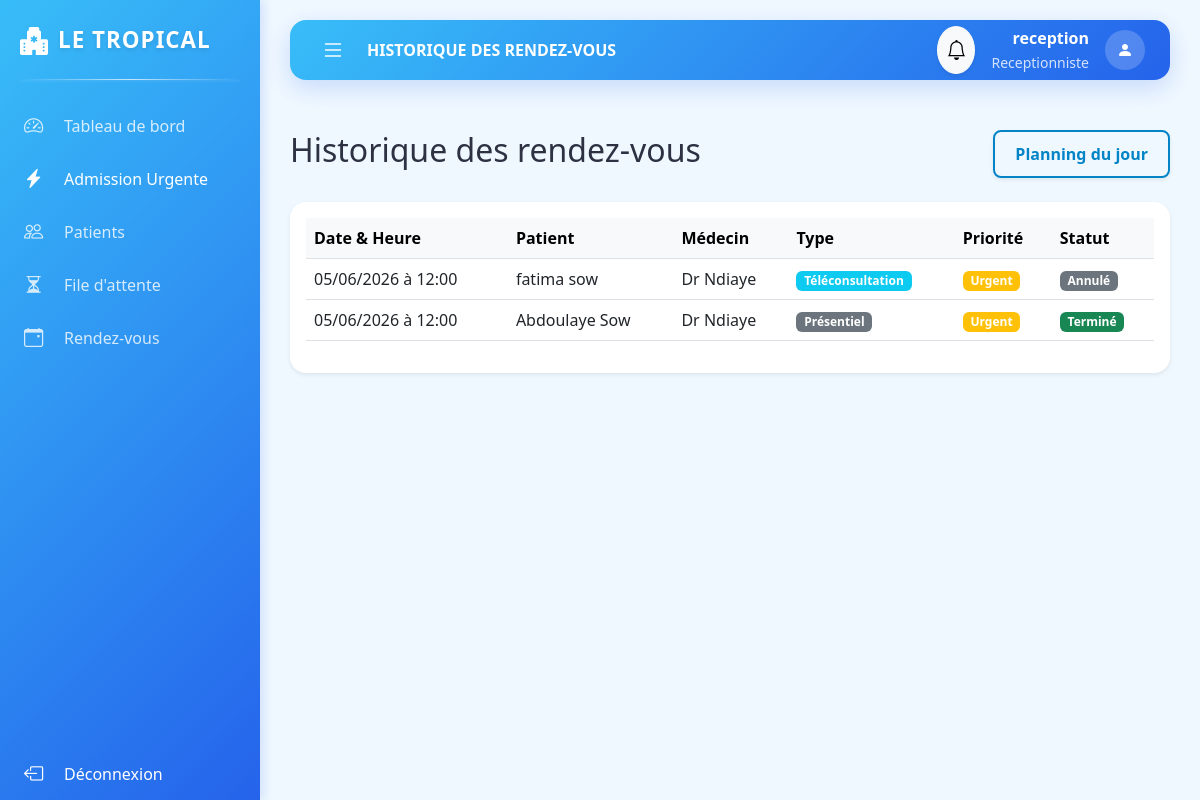
/rdvs/historique (signed in), run on the app's committed database.
### app/models.py (models this page shows)
class Utilisateur(db.Model, UserMixin):
    id = db.Column(db.Integer, primary_key=True)
    username = db.Column(db.String(50), unique=True, nullable=False)
    password = db.Column(db.String(100), nullable=False)
    role = db.Column(db.String(20), nullable=False) # Admin, Medecin, Patient, Pharmacien, Receptionniste
    date_creation = db.Column(db.DateTime, default=datetime.utcnow)
    patient_id = db.Column(db.Integer, db.ForeignKey('patient.id'), nullable=True)
    patient = db.relationship('Patient', backref=db.backref('user', uselist=False))
    medecin_id = db.Column(db.Integer, db.ForeignKey('medecin.id'), nullable=True)
    medecin = db.relationship('Medecin', backref=db.backref('user', uselist=False))

class RendezVous(db.Model):
    id = db.Column(db.Integer, primary_key=True)
    date_rdv = db.Column(db.Date, nullable=False)
    heure_rdv = db.Column(db.Time, nullable=False)
    statut = db.Column(db.String(20), default='Programmé') # Programmé, Annulé, Terminé, Urgence
    type_rdv = db.Column(db.String(20), default='Présentiel') # Présentiel, Téléconsultation
    priorite = db.Column(db.Integer, default=1)
    degre_urgence = db.Column(db.String(20), default='Normal') # Normal, Moyen, Critique (Triage)
    patient_id = db.Column(db.Integer, db.ForeignKey('patient.id'), nullable=False)
    medecin_id = db.Column(db.Integer, db.ForeignKey('medecin.id'), nullable=False)
    service_id = db.Column(db.Integer, db.ForeignKey('service.id'), nullable=True)
    centre_id = db.Column(db.Integer, db.ForeignKey('centre.id'), nullable=True)
    consultation = db.relationship('Consultation', backref='rdv', uselist=False)

class Patient(db.Model):
    id = db.Column(db.Integer, primary_key=True)
    nom = db.Column(db.String(50), nullable=False)
    prenom = db.Column(db.String(50), nullable=False)
    date_naissance = db.Column(db.Date, nullable=False)
    sexe = db.Column(db.String(10))
    adresse = db.Column(db.String(200))
    telephone = db.Column(db.String(20))
    email = db.Column(db.String(120))
    centre_id = db.Column(db.Integer, db.ForeignKey('centre.id'), nullable=True)
    assurance_id = db.Column(db.Integer, db.ForeignKey('assurance.id'), nullable=True)
    assurance = db.relationship('Assurance', backref='patients')
    dossier = db.relationship('DossierMedical', backref='patient', uselist=False)
    rdvs = db.relationship('RendezVous', backref='patient', lazy=True)
    file_attente = db.relationship('FileAttente', backref='patient', lazy=True)

class Medecin(db.Model):
    id = db.Column(db.Integer, primary_key=True)
    nom = db.Column(db.String(50), nullable=False)
    prenom = db.Column(db.String(50), nullable=False)
    specialite = db.Column(db.String(100))
    telephone = db.Column(db.String(20))
    teleconsult_active = db.Column(db.Boolean, default=False)
    service_id = db.Column(db.Integer, db.ForeignKey('service.id'), nullable=False)
    centre_id = db.Column(db.Integer, db.ForeignKey('centre.id'), nullable=True)
    centre = db.relationship('Centre', backref='medecins')
    rdvs = db.relationship('RendezVous', backref='medecin', lazy=True)
    dispos = db.relationship('Disponibilite', backref='medecin', lazy=True)

### app/routes.py (the view)
@main.route("/rdvs/historique")
@login_required
def historique_rdvs():
    if current_user.role == 'Pharmacien': return redirect(url_for('main.dashboard'))
    query = RendezVous.query.filter(RendezVous.statut.in_(['Terminé', 'Annulé']))
    if current_user.role == 'Patient': rdvs = query.filter_by(patient_id=current_user.patient_id)
    elif current_user.role == 'Medecin': rdvs = query.filter_by(medecin_id=current_user.medecin_id)
    else: rdvs = query
    rdvs = rdvs.order_by(RendezVous.date_rdv.desc(), RendezVous.heure_rdv.desc()).all()
    return render_template('rdvs.html', rdvs=rdvs, title="Historique des rendez-vous", is_historique=True)

### app/__init__.py (called while the page is built)
def create_app(config_class=Config):
    app = Flask(__name__)
    app.config.from_object(Config)
    db.init_app(app)
    bcrypt.init_app(app)
    login_manager.init_app(app)
    from app.routes import main
    app.register_blueprint(main)
    from app.transfert import transfert_bp
    app.register_blueprint(transfert_bp)
    @app.context_processor
    def inject_now():
        from datetime import datetime
        return {'datetime': datetime}
    return app

### app/models.py (called while the page is built)
@login_manager.user_loader
def load_user(user_id):
    return Utilisateur.query.get(int(user_id))

### app/routes.py (called while the page is built)
@main.app_context_processor
def inject_notifications():
    if current_user.is_authenticated: return dict(unread_notifications=[n for n in current_user.notifications if not n.lu])
    return dict(unread_notifications=[])

### app/templates/rdvs.html (shortened to what this page needs)
{% extends "base.html" %}
{% block content %}
<div class="d-flex justify-content-between align-items-center mb-4">
    <h2>{{ title }}</h2>
    <div>
        {% if is_historique %}
            <a href="{{ url_for('main.list_rdvs') }}" class="btn btn-outline-senegal shadow-sm">Planning du jour</a>
        {% else %}
            <a href="{{ url_for('main.historique_rdvs') }}" class="btn btn-outline-secondary shadow-sm">Voir Historique</a>
            <a href="{{ url_for('main.nouveau_rdv') }}" class="btn btn-senegal shadow-sm">+ Planifier un RDV</a>
        {% endif %}
    </div>
</div>
<div class="card shadow-sm border-0">
    <div class="card-body">
        <table class="table table-hover">
            <thead class="table-light">
                <tr>
                    <th>Date & Heure</th>
                    <th>Patient</th>
                    <th>Médecin</th>
                    <th>Type</th>
                    <th>Priorité</th>
                    <th>Statut</th>
                </tr>
            </thead>
            <tbody>
                {% for rdv in rdvs %}
                <tr>
                    <td>{{ rdv.date_rdv.strftime('%d/%m/%Y') }} à {{ rdv.heure_rdv.strftime('%H:%M') }}</td>
                    <td>{{ rdv.patient.prenom }} {{ rdv.patient.nom }}</td>
                    <td>Dr {{ rdv.medecin.nom }}</td>
                    <td>
                        <span class="badge {{ 'bg-info' if rdv.type_rdv == 'Téléconsultation' else 'bg-secondary' }}">
                            {{ rdv.type_rdv }}
                        </span>
                    </td>
                    <td>
                        {% if rdv.priorite == 3 %}
                            <span class="badge bg-danger">Urgence Vitale</span>
                        {% elif rdv.priorite == 2 %}
                            <span class="badge bg-warning">Urgent</span>
                        {% else %}
                            <span class="badge bg-success">Normal</span>
                        {% endif %}
                    </td>
                    <td>
                        <span class="badge {{ 'bg-success' if rdv.statut == 'Terminé' else 'bg-secondary' if rdv.statut == 'Annulé' else 'bg-warning' if rdv.statut == 'En attente validation' else 'bg-info' }}">
                            {{ rdv.statut }}
                        </span>
                    </td>
                </tr>
                {% else %}
                <tr>
                    <td colspan="{{ 7 if not is_historique else 6 }}" class="text-center text-muted">Aucun rendez-vous trouvé.</td>
                </tr>
                {% endfor %}
            </tbody>
        </table>
    </div>
</div>
{% endblock %}

### app/templates/base.html (shortened to what this page needs)
<!DOCTYPE html>
<html lang="fr">
<head>
    <link href="https://cdn.jsdelivr.net/npm/bootstrap@5.3.0/dist/css/bootstrap.min.css" rel="stylesheet">
    <link rel="stylesheet" href="https://cdn.jsdelivr.net/npm/bootstrap-icons@1.11.0/font/bootstrap-icons.css">
</head>
<body>
    {% if current_user.is_authenticated %}
    <div id="sidebar">
        <div class="sidebar-header">
            <i class="bi bi-hospital-fill text-success fs-3"></i>
            <span class="logo-text">LE TROPICAL</span>
        </div>
            <a href="{{ url_for('main.dashboard') }}" class="menu-item {{ 'active' if request.endpoint == 'main.dashboard' }}">
                <i class="bi bi-speedometer2"></i>
                <span class="menu-text">Tableau de bord</span>
            </a>
            {% if current_user.role in ['Administrateur', 'Receptionniste'] %}
            <a href="{{ url_for('main.admission_urgence') }}" class="menu-item {{ 'active' if request.endpoint == 'main.admission_urgence' }} text-danger">
                <i class="bi bi-lightning-charge-fill"></i>
                <span class="menu-text">Admission Urgente</span>
            </a>
            {% endif %}
            {% if current_user.role in ['Administrateur', 'Receptionniste', 'Medecin'] %}
            <a href="{{ url_for('main.list_patients') }}" class="menu-item {{ 'active' if request.endpoint == 'main.list_patients' }}">
                <i class="bi bi-people"></i>
                <span class="menu-text">Patients</span>
            </a>
            {% endif %}
            {% if current_user.role in ['Administrateur', 'Receptionniste'] %}
            <a href="{{ url_for('main.file_attente') }}" class="menu-item {{ 'active' if request.endpoint == 'main.file_attente' }}">
                <i class="bi bi-hourglass-split"></i>
                <span class="menu-text">File d'attente</span>
            </a>
            {% endif %}
            {% if current_user.role not in ['Pharmacien', 'Caissier'] %}
            <a href="{{ url_for('main.list_rdvs') }}" class="menu-item {{ 'active' if request.endpoint == 'main.list_rdvs' }}">
                <i class="bi bi-calendar-event"></i>
                <span class="menu-text">Rendez-vous</span>
            </a>
            {% endif %}
            <div class="mt-auto pt-5">
                <a href="{{ url_for('main.logout') }}" class="menu-item text-danger">
                    <i class="bi bi-box-arrow-left"></i>
                    <span class="menu-text">Déconnexion</span>
                </a>
            </div>
        </div>
    <div id="main-wrapper">
        <header class="top-navbar">
            <button class="toggle-btn" id="sidebarToggle">
                <i class="bi bi-list"></i>
            </button>
            <div class="ms-3 fw-bold text-uppercase d-none d-md-block">
                {{ title if title else "Portail Santé" }}
            </div>
            <div class="ms-auto d-flex align-items-center">
                <div class="dropdown me-3">
                    <button class="btn btn-light position-relative rounded-circle shadow-sm p-2" type="button" data-bs-toggle="dropdown">
                        <i class="bi bi-bell fs-5"></i>
                    </button>
                </div>
                <div class="text-end me-3 d-none d-sm-block">
                    <div class="fw-bold">{{ current_user.username }}</div>
                    <small class="text-muted">{{ current_user.role }}</small>
                </div>
                <div class="rounded-circle bg-success text-white d-flex align-items-center justify-content-center" style="width: 40px; height: 40px;">
                    <i class="bi bi-person-fill"></i>
                </div>
            </div>
        </header>
        <main class="content-area">
            {% block content %}{% endblock %}
        </main>
    </div>
    {% else %}
    <div class="content-area p-0">
        {% block auth_content %}{% endblock %}
    </div>
    {% endif %}
</body>
</html>

### app/templates/base.html (style rules this page uses)
:root { --primary-gradient: linear-gradient(135deg, #38BDF8 0%, #2563EB 100%); --button-gradient: linear-gradient(135deg, #38BDF8 0%, #2563EB 100%); --bg-light: #F0F8FF; --text-dark: #2D3142; --text-muted: #9C9EAB; --accent-bg: #E0F2FE; --accent-text: #0284C7; --sidebar-width: 260px; --sidebar-collapsed-width: 70px; --top-nav-height: 60px; }
body { background-color: var(--bg-light); overflow-x: hidden; font-family: 'Segoe UI', Tahoma, Geneva, Verdana, sans-serif; color: var(--text-dark); }
h1, h2, h3, h4, h5, h6, .fw-bold { color: var(--text-dark) !important; }
.text-muted { color: var(--text-muted) !important; }
#sidebar { width: var(--sidebar-width); height: 100vh; position: fixed; left: 0; top: 0; z-index: 1000; background: var(--primary-gradient); color: white; transition: all 0.3s ease; box-shadow: 4px 0 10px rgba(37, 99, 235, 0.15); display: flex; flex-direction: column; overflow-y: auto; overflow-x: hidden; }
.sidebar-header { height: 80px; display: flex; align-items: center; padding: 0 20px; margin-bottom: 20px; position: relative; background: transparent; }
.sidebar-header::after { content: ''; position: absolute; bottom: 0; left: 20px; right: 20px; height: 1px; background: linear-gradient(90deg, transparent, rgba(255, 255, 255, 0.7), transparent); box-shadow: 0 1px 3px rgba(255, 255, 255, 0.2); }
.sidebar-header .logo-text { white-space: nowrap; overflow: hidden; font-weight: 800; font-size: 1.4rem; letter-spacing: 1px; margin-left: 10px; transition: opacity 0.2s; color: white; text-shadow: 0 2px 4px rgba(0, 0, 0, 0.1); }
#sidebar .text-success, #sidebar .text-danger { color: white !important; }
.menu-item { padding: 12px 20px; display: flex; align-items: center; color: rgba(255,255,255,0.8); text-decoration: none; transition: all 0.2s; border-left: 4px solid transparent; }
.menu-item i { font-size: 1.2rem; min-width: 30px; }
.menu-text { margin-left: 10px; white-space: nowrap; transition: opacity 0.2s; }
#main-wrapper { margin-left: var(--sidebar-width); transition: all 0.3s ease; min-height: 100vh; display: flex; flex-direction: column; }
.top-navbar { height: var(--top-nav-height); background: var(--primary-gradient); display: flex; align-items: center; padding: 0 25px; box-shadow: 0 8px 24px rgba(37, 99, 235, 0.2); position: sticky; top: 20px; z-index: 999; margin: 20px 30px; border-radius: 16px; color: white; }
.top-navbar .fw-bold, .top-navbar .text-uppercase { color: white !important; }
.top-navbar .text-muted { color: rgba(255, 255, 255, 0.8) !important; }
.top-navbar .bg-success { background: rgba(255, 255, 255, 0.2) !important; color: white !important; }
.toggle-btn { background: none; border: none; font-size: 1.5rem; cursor: pointer; color: white; }
.content-area { padding: 30px; flex-grow: 1; }
.card { background: #FFFFFF; border-radius: 16px; box-shadow: 0 8px 24px rgba(37, 99, 235, 0.08); border: none; transition: transform 0.2s, box-shadow 0.2s; }
.btn-outline-senegal { background-color: transparent; color: var(--accent-text); border: 2px solid var(--accent-text); border-radius: 8px; padding: 10px 20px; font-weight: 600; }

### data on the page
Utilisateur: username "reception", role "Receptionniste"
RendezVous: date_rdv "05/06/2026", heure_rdv "12:00", patient.prenom "fatima", patient.nom "sow", medecin.nom "Ndiaye", type_rdv "Téléconsultation", priorite "Urgent", statut "Annulé"
RendezVous: date_rdv "05/06/2026", heure_rdv "12:00", patient.prenom "Abdoulaye", patient.nom "Sow", medecin.nom "Ndiaye", type_rdv "Présentiel", priorite "Urgent", statut "Terminé"

### other printed values
{{ title if title else "Portail Santé" }} "HISTORIQUE DES RENDEZ-VOUS"
{{ title }} "Historique des rendez-vous"
